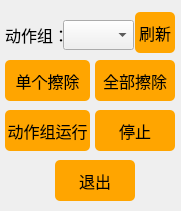
    <widget class="QWidget" name="widget_5" native="true">
     <property name="geometry">
      <rect>
       <x>810</x>
       <y>360</y>
       <width>181</width>
       <height>211</height>
      </rect>
     </property>
     <property name="styleSheet">
      <string notr="true">#widget_5 {border:1px solid #242424;
border-color: rgb(200, 200, 200);}</string>
     </property>
     <widget class="QLabel" name="label_action">
      <property name="geometry">
       <rect>
        <x>5</x>
        <y>20</y>
        <width>61</width>
        <height>30</height>
       </rect>
      </property>
      <property name="font">
       <font>
        <family>黑体</family>
        <pointsize>12</pointsize>
       </font>
      </property>
      <property name="text">
       <string>动作组：</string>
      </property>
     </widget>
     <widget class="QComboBox" name="comboBox_action">
      <property name="geometry">
       <rect>
        <x>63</x>
        <y>20</y>
        <width>71</width>
        <height>30</height>
       </rect>
      </property>
      <property name="font">
       <font>
        <family>Arial</family>
        <pointsize>10</pointsize>
       </font>
      </property>
      <property name="styleSheet">
       <string notr="true">background-color: rgb(240, 240, 240);
</string>
      </property>
     </widget>
     <widget class="QPushButton" name="Button_DelectSingle">
      <property name="geometry">
       <rect>
        <x>5</x>
        <y>60</y>
        <width>85</width>
        <height>41</height>
       </rect>
      </property>
      <property name="font">
       <font>
        <family>黑体</family>
        <pointsize>12</pointsize>
       </font>
      </property>
      <property name="styleSheet">
       <string notr="true">QPushButton{background-color: rgb(255, 165, 0);}
QPushButton:hover{background-color:  rgb(255, 210, 0);}
QPushButton{border-radius:5px;}</string>
      </property>
      <property name="text">
       <string>单个擦除</string>
      </property>
     </widget>
     <widget class="QPushButton" name="Button_AllDelect">
      <property name="geometry">
       <rect>
        <x>95</x>
        <y>60</y>
        <width>80</width>
        <height>41</height>
       </rect>
      </property>
      <property name="font">
       <font>
        <family>黑体</family>
        <pointsize>12</pointsize>
       </font>
      </property>
      <property name="styleSheet">
       <string notr="true">QPushButton{background-color: rgb(255, 165, 0);}
QPushButton:hover{background-color:  rgb(255, 210, 0);}
QPushButton{border-radius:5px;}</string>
      </property>
      <property name="text">
       <string>全部擦除</string>
      </property>
     </widget>
     <widget class="QPushButton" name="Button_RunAction">
      <property name="geometry">
       <rect>
        <x>5</x>
        <y>110</y>
        <width>85</width>
        <height>41</height>
       </rect>
      </property>
      <property name="font">
       <font>
        <family>黑体</family>
        <pointsize>12</pointsize>
       </font>
      </property>
      <property name="styleSheet">
       <string notr="true">QPushButton{background-color: rgb(255, 165, 0);}
QPushButton:hover{background-color:  rgb(255, 210, 0);}
QPushButton{border-radius:5px;}</string>
      </property>
      <property name="text">
       <string>动作组运行</string>
      </property>
     </widget>
     <widget class="QPushButton" name="Button_StopAction">
      <property name="geometry">
       <rect>
        <x>95</x>
        <y>110</y>
        <width>80</width>
        <height>41</height>
       </rect>
      </property>
      <property name="font">
       <font>
        <family>黑体</family>
        <pointsize>12</pointsize>
       </font>
      </property>
      <property name="styleSheet">
       <string notr="true">QPushButton{background-color: rgb(255, 165, 0);}
QPushButton:hover{background-color:  rgb(255, 210, 0);}
QPushButton{border-radius:5px;}</string>
      </property>
      <property name="text">
       <string>停止</string>
      </property>
     </widget>
     <widget class="QPushButton" name="Button_Quit">
      <property name="geometry">
       <rect>
        <x>55</x>
        <y>160</y>
        <width>80</width>
        <height>41</height>
       </rect>
      </property>
      <property name="font">
       <font>
        <family>黑体</family>
        <pointsize>12</pointsize>
       </font>
      </property>
      <property name="styleSheet">
       <string notr="true">QPushButton{background-color: rgb(255, 165, 0);}
QPushButton:hover{background-color:  rgb(255, 210, 0);}
QPushButton{border-radius:5px;}</string>
      </property>
      <property name="text">
       <string>退出</string>
      </property>
     </widget>
     <widget class="QPushButton" name="Button_Reflash">
      <property name="geometry">
       <rect>
        <x>135</x>
        <y>12</y>
        <width>40</width>
        <height>41</height>
       </rect>
      </property>
      <property name="font">
       <font>
        <family>黑体</family>
        <pointsize>12</pointsize>
       </font>
      </property>
      <property name="styleSheet">
       <string notr="true">QPushButton{background-color: rgb(255, 165, 0);}
QPushButton:hover{background-color:  rgb(255, 210, 0);}
QPushButton{border-radius:5px;}</string>
      </property>
      <property name="text">
       <string>刷新</string>
      </property>
     </widget>
    </widget>
